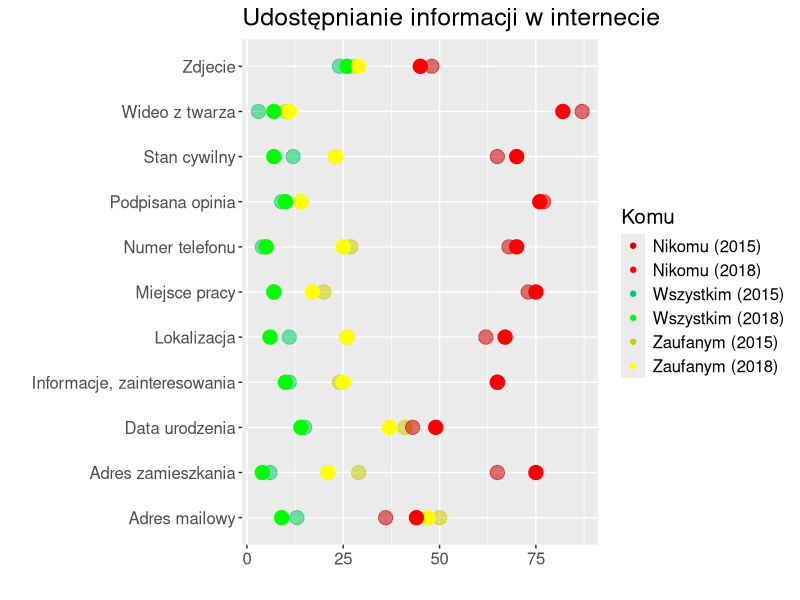
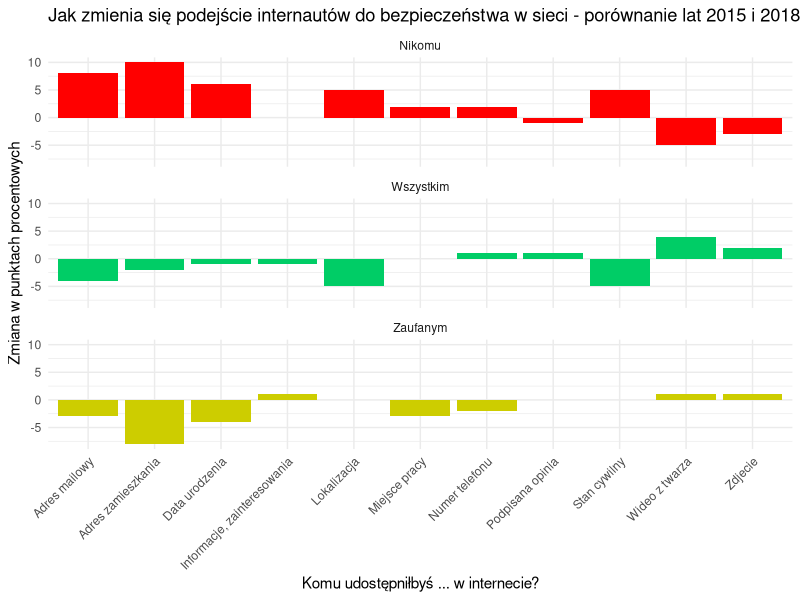

Reproduce these figures in R, in order.
## ---- chunk 1
library(knitr)
knitr::opts_chunk$set(echo = TRUE, cache = TRUE)
library(ggplot2)
library(data.table)
library(dplyr)
## ---- chunk 2
ankieta2015 <- data.table(cbind(
  rep(c("Wszystkim (2015)", "Zaufanym (2015)", "Nikomu (2015)"), times = 11),
  rep(c("Adres mailowy", "Zdjecie", "Data urodzenia", "Informacje, zainteresowania",
        "Lokalizacja", "Stan cywilny", "Numer telefonu", "Adres zamieszkania", "Miejsce pracy",
        "Podpisana opinia", "Wideo z twarza"), each = 3),
  c(13, 50, 36, 24, 28, 48, 15, 41, 43, 11, 24, 65, 11, 26, 62, 12,
    23, 65, 4, 27, 68, 6, 29, 65, 7, 20, 73, 9, 14, 77, 3, 10, 87)
))
colnames(ankieta2015) <- c("Komu", "Co", "PP")
ankieta2018 <- data.table(cbind(
  rep(c("Wszystkim (2018)", "Zaufanym (2018)", "Nikomu (2018)"), times = 11),
  rep(c("Adres mailowy", "Zdjecie", "Data urodzenia", "Informacje, zainteresowania",
        "Lokalizacja", "Stan cywilny", "Numer telefonu", "Adres zamieszkania", "Miejsce pracy",
        "Podpisana opinia", "Wideo z twarza"), each = 3),
  c(9, 47, 44, 26,29, 45, 14, 37, 49, 10, 25, 65, 6, 26, 67, 7, 23, 70,
    5, 25, 70, 4, 21, 75, 7, 17, 75, 10, 14, 76, 7, 11, 82)
))
colnames(ankieta2018) <- c("Komu", "Co", "PP")

## ---- chunk 3
ggplot() +
  scale_color_manual(values = c('red3', 'red', 'springgreen3', 'green', 'yellow3', 'yellow')) +
  geom_point(data = ankieta2015, aes(x = as.numeric(PP), y = Co, color = Komu, size = 1, alpha = 1/10)) + 
  geom_point(data = ankieta2018, aes(x = as.numeric(PP), y = Co, color = Komu, size = 1)) + 
  xlab('') + ylab('') + 
  theme(text=element_text(size=15)) +
  guides(size = FALSE, alpha = FALSE) + 
  ggtitle('Udostępnianie informacji w internecie')
## ---- chunk 4
change <- ankieta2018
change$PP <- as.numeric(ankieta2018$PP) - as.numeric(ankieta2015$PP)
change$Komu <- change$Komu %>% substr(0, nchar(.)-7)
ggplot(data = change, aes(y = as.numeric(PP), x = Co, fill = Komu)) +
  scale_fill_manual(values = c('red', 'springgreen3', 'yellow3')) +
  geom_bar(stat = "identity") +
  facet_wrap(~ change$Komu, ncol = 1) +
  xlab('Komu udostępniłbyś ... w internecie?') + ylab('Zmiana w punktach procentowych') + 
  guides(size = FALSE, alpha = FALSE, fill = FALSE) +
  theme_minimal() +
  theme(axis.text.x = element_text(angle = 45,hjust = 1)) +
  ggtitle('Jak zmienia się podejście internautów do bezpieczeństwa w sieci - porównanie lat 2015 i 2018')
